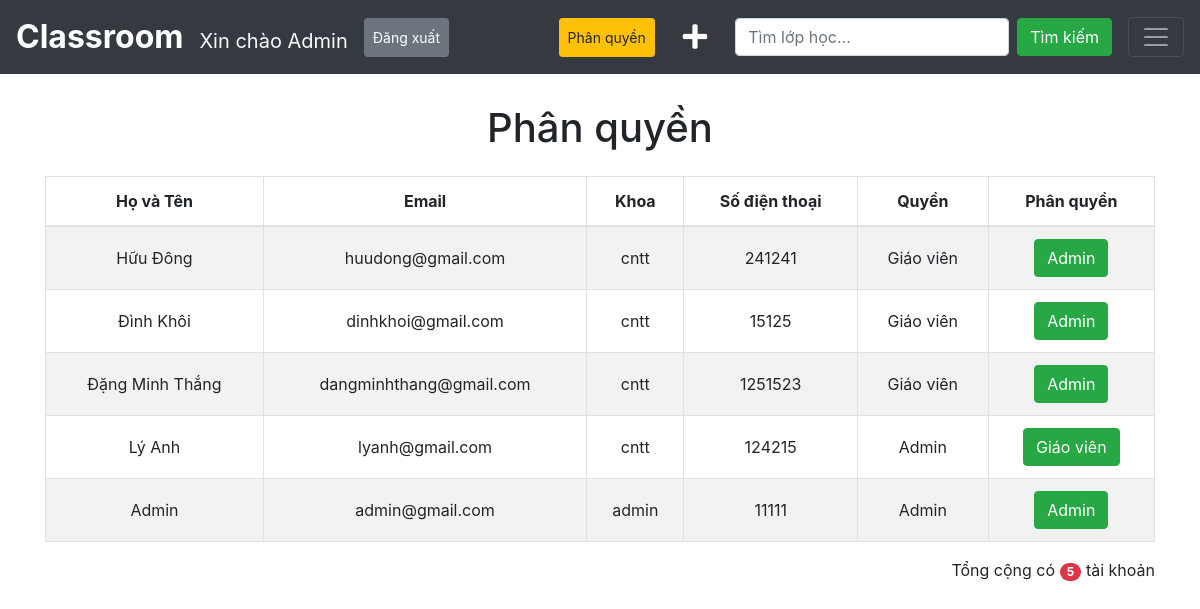
The app's page /admin.php (signed in) with its own data.
### tables this page shows
CREATE TABLE `user_info` (
  `id` int(11) NOT NULL,
  `name` varchar(255) NOT NULL,
  `email` varchar(255) NOT NULL,
  `password` varchar(255) NOT NULL,
  `faculty` varchar(255) NOT NULL,
  `phone` varchar(255) NOT NULL,
  `level` int(11) NOT NULL
);

### admin.php (the view, shortened to what this page needs)
<!DOCTYPE html>
<html lang="en">
<head>
    <link rel="stylesheet" href="https://maxcdn.bootstrapcdn.com/bootstrap/4.5.2/css/bootstrap.min.css">
    <link rel="stylesheet" href="https://use.fontawesome.com/releases/v5.7.0/css/all.css">
    <link rel="stylesheet" href="style.css">
</head>
<body>
    <?php
        require("header.php");
    ?>
    <div class="admin">
        <div class="container">
            <div class="row">
                <div class="col">
                    <h1 class="title-admin text-center mb-4">Phân quyền</h1>
                    <table class="table table-hover table-striped table-bordered text-center" >
                        <thead>
                            <tr>
                                <th>Họ và Tên</th>
                                <th>Email</th>
                                <th>Khoa</th>
                                <th>Số điện thoại</th>
                                <th>Quyền</th>
                                <th>Phân quyền</th>
                            </tr>
                        </thead>
                        <?php
                            require("conn.php");
                            $sql = "SELECT * FROM user_info";
                            $result = $conn->query($sql);
                            while ($data = $result->fetch_assoc()) {
                        ?>
                        <tr class="item">
                            <td class=" align-middle"><?php echo $data["name"] ?></td>
                            <td class=" align-middle"><?php echo $data["email"] ?></td>
                            <td class=" align-middle"><?php echo $data["faculty"] ?></td>
                            <td class=" align-middle"><?php echo $data["phone"] ?></td>
                            <td class=" align-middle"><?php if($data["level"]==0){echo "Giáo viên";}else{echo "Admin";} ?></td>
                            <td class=" align-middle"><a href="admin.php?id=<?php echo $data["id"] ?>&level=<?php echo $data["level"] ?>" class="btn btn-success"><?php if($data["level"]==0){echo "Admin";}else if ($data["level"]==1){echo "Giáo viên";}else{echo "Admin";} ?></a></td>
                        </tr>
                        <?php
                            }
                        ?>
                    </table>
                </div>
            </div>
            <div class="text-right">
                Tổng cộng có <span class="badge badge-danger badge-pill"><?php echo $result->num_rows ?></span> tài khoản
            </div>
        </div>
    </div>
</body>
</html>

### style.css (style rules this page uses)
* { margin: 0px; padding: 0px; }
.create-class, .home, .admin, .delete-class, .subject-page, .create-student, .attendance { margin-top: 80px; }

### records on screen
user_info: name "Hữu Đông", email "huudong@gmail.com", faculty "cntt", phone "241241", level "Giáo viên"
user_info: name "Đình Khôi", email "dinhkhoi@gmail.com", faculty "cntt", phone "15125", level "Giáo viên"
user_info: name "Đặng Minh Thắng", email "dangminhthang@gmail.com", faculty "cntt", phone "1251523", level "Giáo viên"
user_info: name "Lý Anh", email "lyanh@gmail.com", faculty "cntt", phone "124215", level "Admin"
user_info: name "Admin", email "admin@gmail.com", faculty "admin", phone "11111", level "Admin"

### other values on screen
$_SESSION["name"] "Admin"
$result->num_rows "5"
